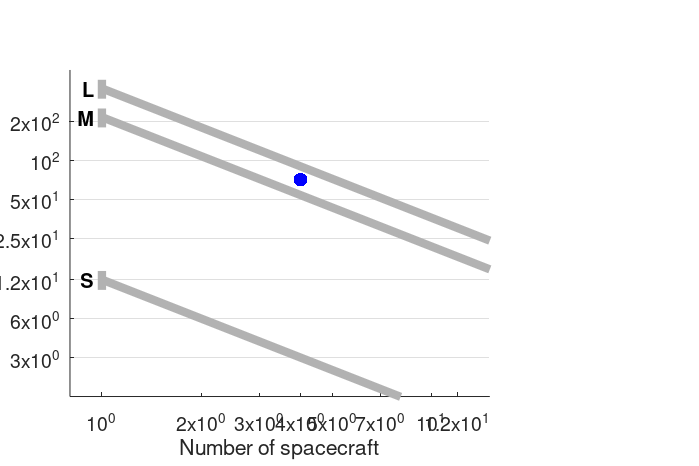

Source code (MATLAB): (Note: this script raises an error after producing the figure.)
function payload_mass_vs_number_of_sc
%% Defaults
payloadLim = [1.5 500]; % kg

nScMax   = 12;
xLim = [0.8 nScMax/0.8];
yLim = payloadLim; 

Cluster = struct('nSc',4,'mPayload',71,'name','Cluster');
CrossScaleI = struct('nSc',10,'mPayload',40,'name','Cross-Scale I');
CrossScaleII= struct('nSc',7,'mPayload',30,'name','Cross-Scale II');
EIDOSCOPE   = struct('nSc',1, 'mPayload',40,'name','EIDOSCOPE');
MMS = struct('nSc',4,'mPayload',100,'name','MMS');
THEMIS      = struct('nSc',5, 'mPayload',24,'name','THEMIS');
TorESA      = struct('nSc',1, 'mPayload',26,'name','Tor');

M4BigMum      = struct('nSc',1,  'mPayload',225,'name','BM','nameLong','Big Mother');
M4MumSonI     = struct('nSc',1.3,'mPayload',158,'name','MS','nameLong','Mother Son');
M4MumSonII    = struct('nSc',1.3,'mPayload',11, 'name','MS','nameLong','Mother Son');
M4MumDaughterI= struct('nSc',1.5,'mPayload',135,'name','MD','nameLong','Mother Daughters');
M4MumDaughterII= struct('nSc',1.5,'mPayload',3,'name','MD','nameLong','Mother Daughters');
M4MotherMother= struct('nSc',2,  'mPayload',90, 'name','MM','nameLong','Mother Mother');
M4MotherFather= struct('nSc',2,  'mPayload',79, 'name','MF','nameLong','Mother Father');
M4Sisters     = struct('nSc',3,  'mPayload',50, 'name','S', 'nameLong','Sisters');

Lclass = struct('mLim',300*[1 1.4],'name','L'); % payload mass for single s/c
Mclass = struct('mLim',180*[1 1.4],'name','M'); % payload mass for single s/c
Sclass = struct('mLim', 10*[1 1.4],'name','S'); % payload mass for single s/c

ScProps = {'MarkerSize',30,'MarkerEdgeColor','b'};
ScTextProps = {'FontWeight','demi','FontSize',18,'color',[0.4 0.4 0.4]};
M4Props = {'MarkerSize',30,'MarkerEdgeColor','r'};
M4TextProps = {'FontWeight','demi','FontSize',18};
ClassLine = {'Color',[0.7 0.7 0.7],'linewidth',6,'linestyle','-'};
%% Initialize figure
set(0,'defaultLineLineWidth', 1.5);
fn=figure(61);
clf reset;
clear h;
set(fn,'color','white'); % white background for figures (default is grey)
set(gcf,'PaperUnits','centimeters')
xSize = 14; ySize = 2/3*xSize;
xLeft = (30-xSize)/2; yTop = (21-ySize)/2;
set(gcf,'PaperPosition',[xLeft yTop xSize ySize])
set(gcf,'Position',[10 10 xSize*50 ySize*50])
set(gcf,'paperpositionmode','auto') % to get the same printing as on screen
clear xLeft xSize sLeft ySize yTop
% additional good options
set(gcf,'defaultAxesFontSize',14);
set(gcf,'defaultTextFontSize',14);
set(gcf,'defaultAxesFontUnits','pixels');
set(gcf,'defaultTextFontUnits','pixels');

h=axes('position',[0.1 0.15 0.6 0.7]); % [x y dx dy]

% y axis
set(h,'ylim',payloadLim,...
	'yscale','log',...
	'ytick',[3 6 12 25 50 100 200 ],...
	'yminortick','off',...
	'ygrid','on','yminorgrid','off');
ylabel(h,'payload mass [kg]');
% x-axis
set(h,'xlim',xLim,...
	'xscale','log',...
	'xtick',[1 2 3 4 5 7 10 12]);
xlabel(h,'Number of spacecraft');
hold(h,'on');

% plot class lines
plot_class(Sclass);
plot_class(Mclass);
plot_class(Lclass);

% plot spacecrat
plot_spacecraft(Cluster)
plot_spacecraft(CrossScaleI)
plot_spacecraft(CrossScaleII)
plot_spacecraft(EIDOSCOPE)
plot_spacecraft(MMS)
plot_spacecraft(THEMIS,'verticalalignment','top')
plot_spacecraft(TorESA)

plot_m4(M4BigMum)
plot_m4(M4MumSonI)
plot_m4(M4MumSonII)
plot_m4(M4MumDaughterI)
plot_m4(M4MumDaughterII)
plot_m4(M4MotherMother)
plot_m4(M4MotherFather,'verticalalignment','top')
plot_m4(M4Sisters)

legend_m4(M4BigMum,M4MumSonI,M4MumDaughterI,M4MotherMother,M4MotherFather,M4Sisters)

irf_legend(h,[datestr(now,31) '  ' mfilename],[0.99 1.01],...
	'fontsize',6,'interpreter','none','color',[0.9 0.9 0.9])
%% Functions nested
	function plot_spacecraft(Sc,varargin)
		plot(h,Sc.nSc,Sc.mPayload,'.',ScProps{:});
		text(Sc.nSc*1.05,Sc.mPayload*1.1,...
			Sc.name,'parent',h,ScTextProps{:},varargin{:});
	end
	function plot_m4(Sc,varargin)
		plot(h,Sc.nSc,Sc.mPayload,'.',M4Props{:});
		text(Sc.nSc*1.05,Sc.mPayload*1.1,...
			Sc.name,'parent',h,M4TextProps{:},varargin{:});
	end
	function legend_m4(varargin)
		textStruct = cell(1,nargin);
		for j=1:nargin
			Sc = varargin{j};
			textStruct{j} = [Sc.name ' - ' Sc.nameLong];
		end
		text(xLim(2),yLim(1),textStruct,...
			'verticalalignment','bottom');
	end
	function plot_class(Class)
		m = mean(Class.mLim);
		line([1 xLim(2)],[m m/xLim(2)],ClassLine{:});
		line([1 1],Class.mLim,'parent',h,ClassLine{:});
		text(0.95,mean(Class.mLim),Class.name,...
			'horizontalalignment','right','fontsize',20,'fontweight','bold');
	end
end

